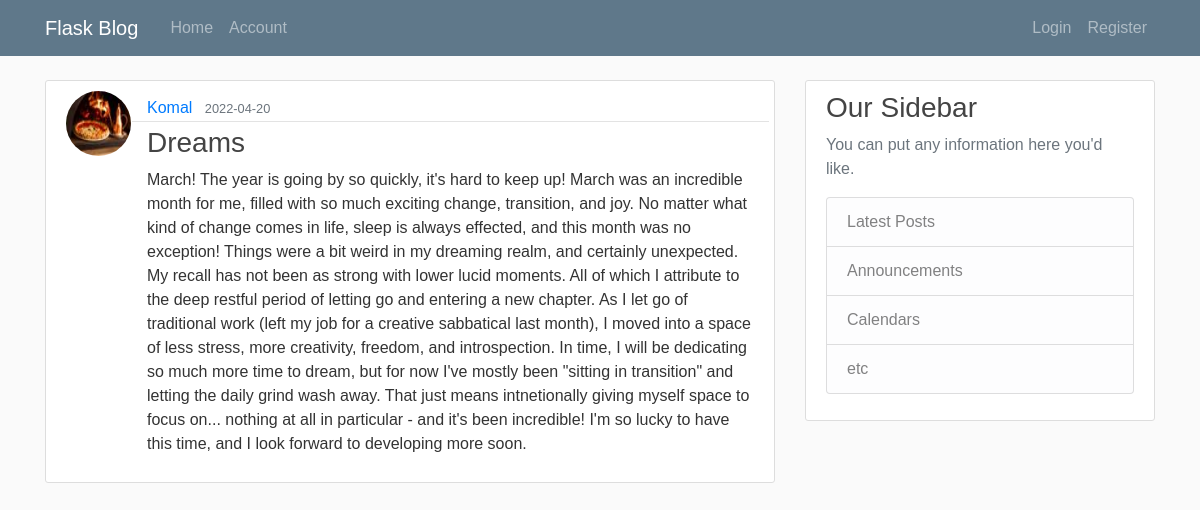
Screenshot of /post/8 with the database file from the repository.
### blog/models.py (models this page shows, shortened)
class User(db.Model, UserMixin):
	id = db.Column(db.Integer(), primary_key=True)
	username = db.Column(db.String(length=30), nullable=False, unique=True)
	email = db.Column(db.String(length=120), nullable=False, unique=True)
	img = db.Column(db.String(length=20), nullable=False, default="default.jpg")
	password = db.Column(db.String(length=60), nullable=False)
	posts = db.relationship('Post', backref='author', lazy=True)

class Post(db.Model):
	id = db.Column(db.Integer(), primary_key=True)
	title = db.Column(db.String(length=100), nullable=False)
	date_posted = db.Column(db.DateTime, nullable=False, default=lambda self: datetime.now())
	content = db.Column(db.Text, nullable=False)
	user_id = db.Column(db.Integer(), db.ForeignKey('user.id'), nullable=False)

### blog/posts/routes.py (the view)
@posts.route('/post/<int:post_id>')
def post(post_id):
	post = Post.query.get_or_404(post_id)
	return render_template('post.html', title=post.title, post=post)

### blog/templates/post.html (shortened to what this page needs)
{% extends 'layout.html' %}
{% block content %}
		<article class="media content-section">
		  <img class="rounded-circle article-img" src="{{ url_for('static', filename='IMG/' + post.author.img) }}">
		  <div class="media-body">
		    <div class="article-metadata row" >
		      <div class="col">
		      	<a class="mr-2" href="{{ url_for('users.user_posts', username=post.author.username) }}">{{ post.author.username }}</a>
		      	<small class="text-muted">{{ post.date_posted.strftime('%Y-%m-%d') }}</small>
		      </div>
		      <div class="col d-md-flex justify-content-md-end">
		      </div>
		    </div>
		    <h3 class="article-title">{{ post.title }}</h3>
		    <p class="article-content">{{ post.content }}</p>
		  </div>
		</article>
{% endblock %}

### blog/static/main.css (style rules this page uses)
body { background: #fafafa; color: #333333; margin-top: 5rem; font-family: 'Ubuntu', sans-serif; }
h1, h2, h3, h4, h5, h6 { color: #444444; }
.content-section { background: #ffffff; padding: 10px 20px; border: 1px solid #dddddd; border-radius: 3px; margin-bottom: 20px; }
.article-title { color: #444444; }
.article-content { white-space: pre-line; }
.article-img { height: 65px; width: 65px; margin-right: 16px; }
.article-metadata { padding-bottom: 1px; margin-bottom: 4px; border-bottom: 1px solid #e3e3e3 }
.media-body { margin-top: 5px; }

### rows the page displays
User: img (picture), author.username "Komal"
Post: date_posted "2022-04-20", title "Dreams", content "March! The year is going by so quickly, it's hard to keep up! March was an incredible month for me, filled with so much exciting change, transition, and joy. No matter what kind of change comes in life, sleep is always effected, and this month was no exception! Things were a bit weird in my dreaming realm, and certainly unexpected. My recall has not been as strong with lower lucid moments. All of which I attribute to the deep restful period of letting go and entering a new chapter. As I let go of traditional work (left my job for a creative sabbatical last month), I moved into a space of less stress, more creativity, freedom, and introspection. In time, I will be dedicating so much more…"
